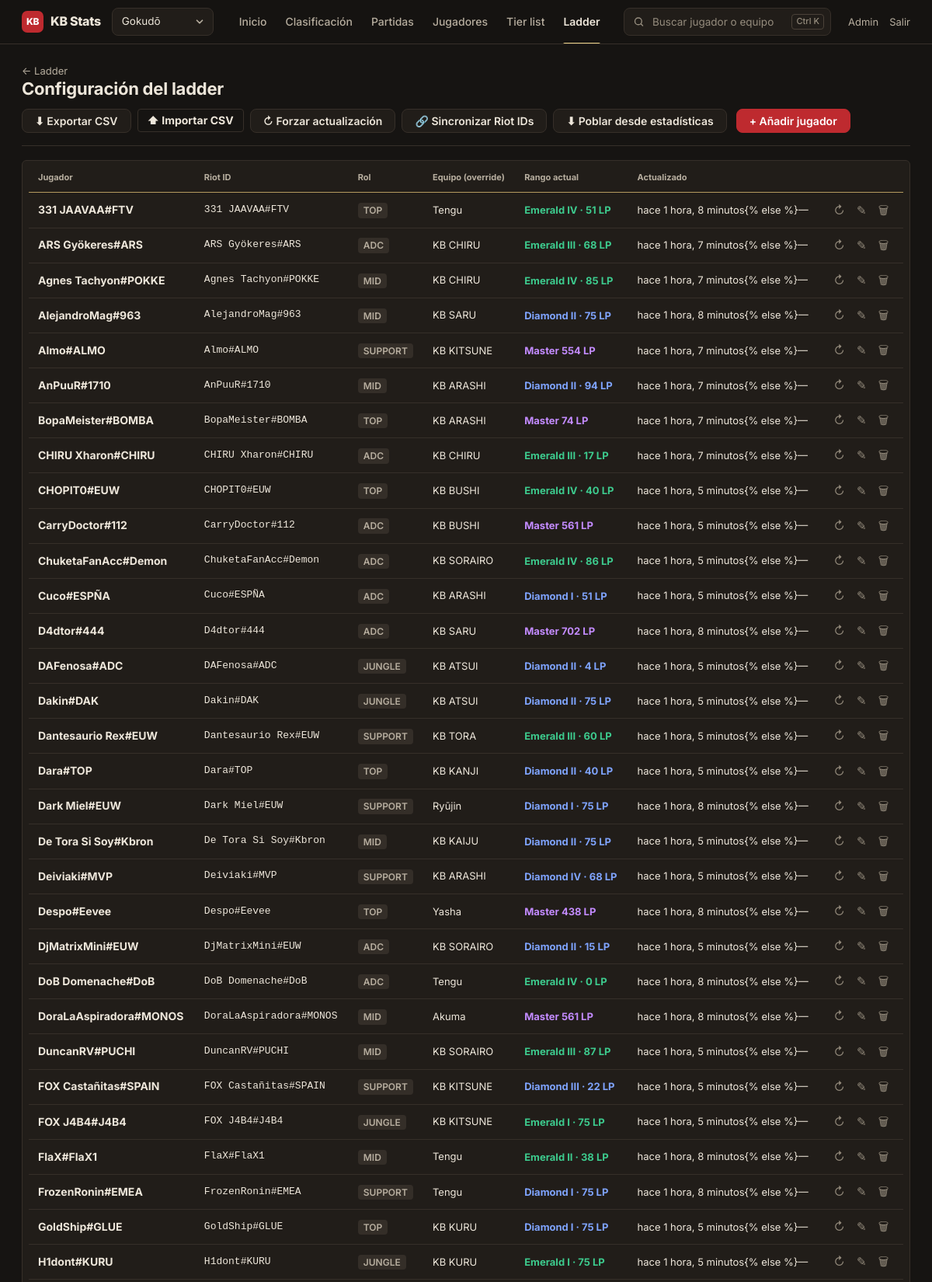
The page /ladder/configurar/ (signed in, upper part) on the database its author committed.
### KBStats/Kblix/models.py (models this page shows, shortened)
class LadderPlayer(models.Model):
    nombre      = models.CharField(max_length=100, unique=True)
    riot_id     = models.CharField(max_length=100, blank=True)
    puuid       = models.CharField(max_length=200, blank=True)
    summoner_id = models.CharField(max_length=200, blank=True)
    rol         = models.CharField(max_length=10, blank=True, choices=ROL_CHOICES)
    equipo      = models.CharField(max_length=100, blank=True)
    tier        = models.CharField(max_length=20, blank=True)
    rank        = models.CharField(max_length=5,  blank=True)
    lp          = models.IntegerField(default=0)
    wins        = models.IntegerField(default=0)
    losses      = models.IntegerField(default=0)
    last_updated = models.DateTimeField(null=True, blank=True)
    class Meta:
        app_label = 'Kblix'
        ordering  = ['nombre']
    @property
    def rank_display(self):
        if not self.tier or self.tier == 'UNRANKED':
            return 'Sin clasificar'
        if self.tier in ('MASTER', 'GRANDMASTER', 'CHALLENGER'):
            return f'{self.tier.capitalize()} {self.lp} LP'
        return f'{self.tier.capitalize()} {self.rank} · {self.lp} LP'

### KBStats/Kblix/views.py (the view)
# urls.py: path('ladder/configurar/',                   kblix_views.ladder_config,           name='ladder_config'),
@_superuser_required
def ladder_config(request):
    players = LadderPlayer.objects.all().order_by('nombre')
    try:
        from KBStats.Cinturones.models import Jugador as StatJugador
        configured = set(players.values_list('nombre', flat=True))
        available = list(
            StatJugador.objects.values_list('nombre', flat=True)
            .order_by('nombre')
        )
        available = [n for n in available if n not in configured]
    except ImportError:
        available = []
    return render(request, 'Kblix/ladder_config.html', {
        'players':    players,
        'available':  available,
        'rol_choices': ROL_CHOICES,
    })

### KBStats/Cinturones/context_processors.py (called while the page is built)
def version_estaticos(request):
    version = 0
    for carpeta in list(getattr(settings, 'STATICFILES_DIRS', [])) + [getattr(settings, 'STATIC_ROOT', '')]:
        ruta = os.path.join(str(carpeta), 'css', 'kbstats.css')
        if carpeta and os.path.exists(ruta):
            version = int(os.path.getmtime(ruta))
            break
    return {'css_version': version}

### KBStats/Cinturones/temporadas.py (called while the page is built)
def temporadas_con_partidas():
    from .models import Temporada
    return list(Temporada.objects.filter(partidas__isnull=False).distinct().order_by('-orden'))

def contexto(request):
    return {'temporada': getattr(request, 'temporada', None), 'temporadas': getattr(request, 'temporadas', [])}

    def __call__(self, request):
        request.temporada = None
        request.temporadas = []
        try:
            disponibles = temporadas_con_partidas()
        except Exception:   # la tabla aún no existe (antes de migrar)
            disponibles = []
        if disponibles:
            por_slug = {t.slug: t for t in disponibles}
            pedida = request.GET.get('temporada')
            if pedida in por_slug and hasattr(request, 'session'):
                request.session['temporada'] = pedida
            guardada = request.session.get('temporada') if hasattr(request, 'session') else None
            request.temporada = por_slug.get(pedida) or por_slug.get(guardada) or disponibles[0]
            request.temporadas = disponibles
        return self.get_response(request)

### KBStats/Kblix/templates/Kblix/ladder_config.html (shortened to what this page needs)
{% extends 'Cinturones/base.html' %}
{% load i18n %}  {% block content %}
<header class="cabecera">
  <div>
    <a class="volver" href="{% url 'ladder' %}">← Ladder</a>
    <h1>Configuración del ladder</h1>
  </div>
  <div class="cabecera-acciones">
    <a href="{% url 'ladder_export_csv' %}" class="btn btn-sm btn-outline-secondary px-3">⬇ Exportar CSV</a>
    <form
      method="post"
      action="{% url 'ladder_import_csv' %}"
      enctype="multipart/form-data"
      class="d-flex gap-1 align-items-center"
    >
      <label class="subir-csv">
        ⬆ Importar CSV
      </label>
    </form>
    <button
      id="btn-force-update"
      class="btn btn-sm btn-outline-secondary px-3"
      onclick="forceUpdate()"
    >
      ↻ Forzar actualización
    </button>
    <form
      method="post"
      action="{% url 'ladder_sync_riot_ids' %}"
      style="display: inline"
    >
      <button
        type="submit"
        class="btn btn-sm btn-outline-secondary px-3"
        title="Copia el nombre como riot_id para jugadores con GameName#TAG y riot_id vacío"
      >
        🔗 Sincronizar Riot IDs
      </button>
    </form>
    <form
      method="post"
      action="{% url 'ladder_import_from_stats' %}"
      style="display: inline"
    >
      <button
        type="submit"
        class="btn btn-sm btn-outline-secondary px-3"
        onclick="
          return confirm(
            '¿Importar todos los jugadores de estadísticas que no estén ya en el ladder?',
          );
        "
      >
        ⬇ Poblar desde estadísticas
      </button>
    </form>
    <button class="btn btn-primary btn-sm px-3 ms-1" onclick="openAddModal()">
      + Añadir jugador
    </button>
  </div>
</header>
<div class="section-card" style="padding: 0.25rem 0.5rem">
  <div style="overflow-x: auto">
    {% if players %}
    <table class="cfg-table">
      <thead>
        <tr>
          <th>Jugador</th>
          <th>Riot ID</th>
          <th>Rol</th>
          <th>Equipo (override)</th>
          <th>Rango actual</th>
          <th>Actualizado</th>
          <th></th>
        </tr>
      </thead>
      <tbody>
        {% for p in players %}
        <tr id="cfgrow-{{ p.pk }}">
          <td class="nombre-cell">{{ p.nombre }}</td>
          <td class="riot-id-cell">{{ p.riot_id|default:"—" }}</td>
          <td>
            {% if p.rol %}
            <span class="rol-badge rol-{{ p.rol }}">{{ p.rol }}</span>
            {% else %}<span class="sin-dato">—</span>{% endif %}
          </td>
          <td class="sub-cell">
            {{ p.equipo|default:"—" }}
          </td>
          <td>
            {% if p.tier and p.tier != 'UNRANKED' %}
            <span class="tier-badge-sm tier-{{ p.tier }}">{{ p.rank_display }}</span>
            {% elif p.tier == 'UNRANKED' %}
            <span class="sin-dato">Sin clasificar</span>
            {% else %}
            <span class="sin-dato">Sin datos</span>
            {% endif %}
          </td>
          <td class="sin-dato">
            {% if p.last_updated %}hace {% language "es" %}{{ p.last_updated|timesince }}{% endlanguage %}{% else
            %}—{% endif %}
          </td>
          <td style="white-space: nowrap">
            <button
              class="btn-icon btn-icon-refresh"
              title="Forzar actualización individual"
              onclick="forcePlayerUpdate({{ p.pk }}, '{{ p.nombre|escapejs }}')"
            >
              ↻
            </button>
            <button
              class="btn-icon btn-icon-edit"
              title="Editar"
              onclick="openEditModal({{ p.pk }},'{{ p.nombre|escapejs }}','{{ p.riot_id|escapejs }}','{{ p.rol }}','{{ p.equipo|escapejs }}')"
            >
              ✎
            </button>
            <button
              class="btn-icon btn-icon-delete"
              title="Eliminar"
              onclick="deletePlayer({{ p.pk }},'{{ p.nombre|escapejs }}')"
            >
              🗑
            </button>
          </td>
        </tr>
        {% endfor %}
      </tbody>
    </table>
    {% else %}
    <div class="vacio">
      No hay jugadores. Añade uno con el botón de arriba o importa un CSV.
    </div>
    {% endif %}
  </div>
</div>
{% endblock %}

### KBStats/Kblix/templates/Kblix/ladder_config.html (style rules this page uses)
.cfg-table { width: 100%; border-collapse: collapse; font-size: 14px; }
.cfg-table th { color: var(--hai); font-weight: 700; font-size: 11px; padding: 0.65rem 0.75rem; border-bottom: 1px solid var(--oro-viejo); white-space: nowrap; }
.cfg-table td { padding: 0.55rem 0.75rem; border-bottom: 1px solid var(--sumi-linea); color: var(--washi); vertical-align: middle; }
.tier-badge-sm { font-size: 13px; font-weight: 700; }
.btn-icon { background: none; border: none; cursor: pointer; padding: 0.15rem 0.35rem; border-radius: var(--radio-fino); transition: color 0.15s; font-size: 15px; color: var(--hai-oscuro); }
.riot-id-cell { font-size: 13px; color: var(--hai); font-family: ui-monospace, Consolas, monospace; }
.nombre-cell { font-weight: 700; }
.sub-cell { font-size: 13px; color: var(--hai); }
.sin-dato { color: var(--hai-oscuro); font-size: 13px; }
.subir-csv { display: inline-flex; align-items: center; font-size: 14px; font-weight: 700; color: var(--washi); border: 1px solid var(--sumi-linea); border-radius: var(--radio-fino); padding: 0.25rem 0.75rem; cursor: pointer; margin: 0; transition: color .2s, border-color .2s; }

### rows shown on the page
LadderPlayer: nombre "331 JAAVAA#FTV", riot_id "331 JAAVAA#FTV", rol "TOP", equipo "Tengu", rank_display "Emerald IV · 51 LP", last_updated "1 hora, 8 minutos"
LadderPlayer: nombre "ARS Gyökeres#ARS", riot_id "ARS Gyökeres#ARS", rol "ADC", equipo "KB CHIRU", rank_display "Emerald III · 68 LP", last_updated "1 hora, 7 minutos"
LadderPlayer: nombre "Agnеs Tachyon#POKKE", riot_id "Agnеs Tachyon#POKKE", rol "MID", equipo "KB CHIRU", rank_display "Emerald IV · 85 LP", last_updated "1 hora, 7 minutos"
LadderPlayer: nombre "AlejandroMag#963", riot_id "AlejandroMag#963", rol "MID", equipo "KB SARU", rank_display "Diamond II · 75 LP", last_updated "1 hora, 8 minutos"
LadderPlayer: nombre "Almo#ALMO", riot_id "Almo#ALMO", rol "SUPPORT", equipo "KB KITSUNE", rank_display "Master 554 LP", last_updated "1 hora, 7 minutos"
LadderPlayer: nombre "AnPuuR#1710", riot_id "AnPuuR#1710", rol "MID", equipo "KB ARASHI", rank_display "Diamond II · 94 LP", last_updated "1 hora, 7 minutos"
LadderPlayer: nombre "BopaMeister#BOMBA", riot_id "BopaMeister#BOMBA", rol "TOP", equipo "KB ARASHI", rank_display "Master 74 LP", last_updated "1 hora, 7 minutos"
LadderPlayer: nombre "CHIRU Xharon#CHIRU", riot_id "CHIRU Xharon#CHIRU", rol "ADC", equipo "KB CHIRU", rank_display "Emerald III · 17 LP", last_updated "1 hora, 7 minutos"
LadderPlayer: nombre "CHOPIT0#EUW", riot_id "CHOPIT0#EUW", rol "TOP", equipo "KB BUSHI", rank_display "Emerald IV · 40 LP", last_updated "1 hora, 5 minutos"
LadderPlayer: nombre "CarryDoctor#112", riot_id "CarryDoctor#112", rol "ADC", equipo "KB BUSHI", rank_display "Master 561 LP", last_updated "1 hora, 5 minutos"
LadderPlayer: nombre "ChuketaFanAcc#Demon", riot_id "ChuketaFanAcc#Demon", rol "ADC", equipo "KB SORAIRO", rank_display "Emerald IV · 86 LP", last_updated "1 hora, 5 minutos"
LadderPlayer: nombre "Cuco#ESPÑA", riot_id "Cuco#ESPÑA", rol "ADC", equipo "KB ARASHI", rank_display "Diamond I · 51 LP", last_updated "1 hora, 5 minutos"
LadderPlayer: nombre "D4dtor#444", riot_id "D4dtor#444", rol "ADC", equipo "KB SARU", rank_display "Master 702 LP", last_updated "1 hora, 8 minutos"
LadderPlayer: nombre "DAFenosa#ADC", riot_id "DAFenosa#ADC", rol "JUNGLE", equipo "KB ATSUI", rank_display "Diamond II · 4 LP", last_updated "1 hora, 5 minutos"
LadderPlayer: nombre "Dakin#DAK", riot_id "Dakin#DAK", rol "JUNGLE", equipo "KB ATSUI", rank_display "Diamond II · 75 LP", last_updated "1 hora, 5 minutos"
LadderPlayer: nombre "Dantesaurio Rex#EUW", riot_id "Dantesaurio Rex#EUW", rol "SUPPORT", equipo "KB TORA", rank_display "Emerald III · 60 LP", last_updated "1 hora, 5 minutos"
LadderPlayer: nombre "Dara#TOP", riot_id "Dara#TOP", rol "TOP", equipo "KB KANJI", rank_display "Diamond II · 40 LP", last_updated "1 hora, 5 minutos"
LadderPlayer: nombre "Dark Miel#EUW", riot_id "Dark Miel#EUW", rol "SUPPORT", equipo "Ryūjin", rank_display "Diamond I · 75 LP", last_updated "1 hora, 8 minutos"
LadderPlayer: nombre "De Tora Si Soy#Kbron", riot_id "De Tora Si Soy#Kbron", rol "MID", equipo "KB KAIJU", rank_display "Diamond II · 75 LP", last_updated "1 hora, 5 minutos"
LadderPlayer: nombre "Deiviaki#MVP", riot_id "Deiviaki#MVP", rol "SUPPORT", equipo "KB ARASHI", rank_display "Diamond IV · 68 LP", last_updated "1 hora, 5 minutos"
LadderPlayer: nombre "Despo#Eevee", riot_id "Despo#Eevee", rol "TOP", equipo "Yasha", rank_display "Master 438 LP", last_updated "1 hora, 8 minutos"
LadderPlayer: nombre "DjMatrixMini#EUW", riot_id "DjMatrixMini#EUW", rol "ADC", equipo "KB SORAIRO", rank_display "Diamond II · 15 LP", last_updated "1 hora, 5 minutos"
LadderPlayer: nombre "DoB Domenache#DoB", riot_id "DoB Domenache#DoB", rol "ADC", equipo "Tengu", rank_display "Emerald IV · 0 LP", last_updated "1 hora, 8 minutos"
LadderPlayer: nombre "DoraLaAspiradora#MONOS", riot_id "DoraLaAspiradora#MONOS", rol "MID", equipo "Akuma", rank_display "Master 561 LP", last_updated "1 hora, 8 minutos"
LadderPlayer: nombre "DuncanRV#PUCHI", riot_id "DuncanRV#PUCHI", rol "MID", equipo "KB SORAIRO", rank_display "Emerald III · 87 LP", last_updated "1 hora, 5 minutos"
LadderPlayer: nombre "FOX Castañitas#SPAIN", riot_id "FOX Castañitas#SPAIN", rol "SUPPORT", equipo "KB KITSUNE", rank_display "Diamond III · 22 LP", last_updated "1 hora, 5 minutos"
LadderPlayer: nombre "FOX J4B4#J4B4", riot_id "FOX J4B4#J4B4", rol "JUNGLE", equipo "KB KITSUNE", rank_display "Emerald I · 75 LP", last_updated "1 hora, 5 minutos"
LadderPlayer: nombre "FlaX#FlaX1", riot_id "FlaX#FlaX1", rol "MID", equipo "Tengu", rank_display "Emerald II · 38 LP", last_updated "1 hora, 8 minutos"
LadderPlayer: nombre "FrozenRonin#EMEA", riot_id "FrozenRonin#EMEA", rol "SUPPORT", equipo "Tengu", rank_display "Diamond I · 75 LP", last_updated "1 hora, 8 minutos"
LadderPlayer: nombre "GoldShip#GLUE", riot_id "GoldShip#GLUE", rol "TOP", equipo "KB KURU", rank_display "Diamond I · 75 LP", last_updated "1 hora, 5 minutos"
LadderPlayer: nombre "H1dont#KURU", riot_id "H1dont#KURU", rol "JUNGLE", equipo "KB KURU", rank_display "Emerald I · 75 LP", last_updated "1 hora, 5 minutos"

### other values the page prints
form field value "Gokudō"
